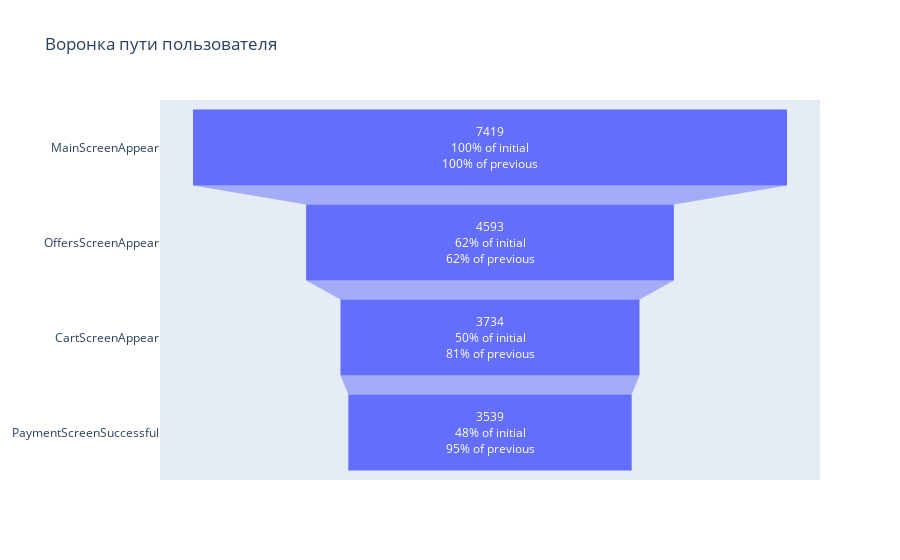

This figure's notebook cell:
### Code cell
# Данные для воронки
labels = events_df['event_name']
values = events_df['users_count']

# Создаем воронку
fig = go.Figure(go.Funnel(
    y=labels,
    x=values,
    textinfo="value+percent initial+percent previous"
))

# Выводим график
fig.update_layout(title="Воронка пути пользователя")
fig.show()

### Figure 1 — Plotly figure (JSON) as saved in the notebook; plotly's stock layout.template omitted (floating-point values rounded to 4 significant figures)
{"data": [{"textinfo": "value+percent initial+percent previous", "type": "funnel", "x": [7419, 4593, 3734, 3539], "y": ["MainScreenAppear", "OffersScreenAppear", "CartScreenAppear", "PaymentScreenSuccessful"]}], "layout": {"autosize": true, "title": {"text": "Воронка пути пользователя"}, "xaxis": {"autorange": true, "range": [-4122.0, 4122.0], "type": "linear"}, "yaxis": {"autorange": true, "range": [3.5, -0.5], "type": "category"}}}
